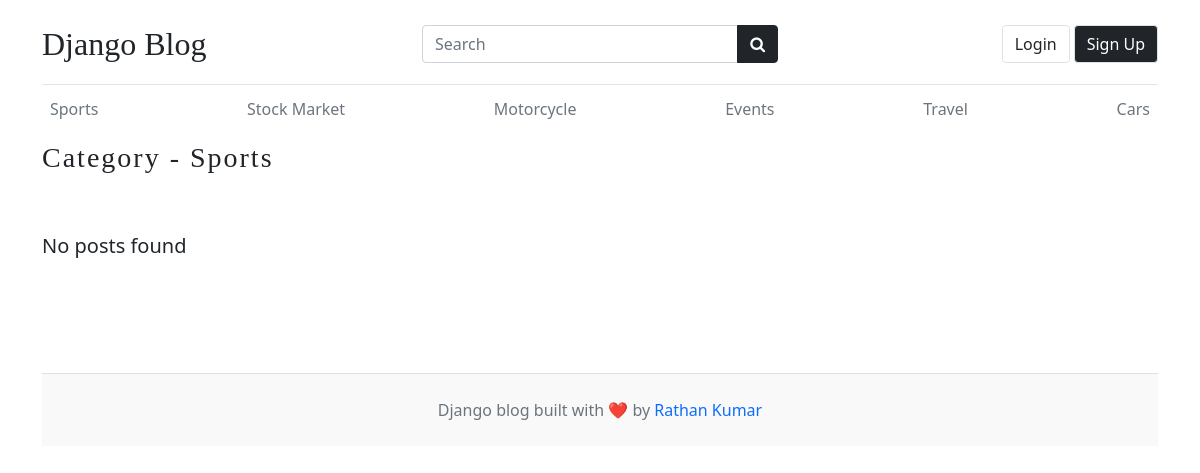
Page /category/1/ on the committed database.
### blogs/models.py (models this page shows)
class Category(models.Model):
    category_name = models.CharField(max_length=50, unique= True)
    created_at = models.DateTimeField(auto_now_add=True)
    updated_at = models.DateTimeField(auto_now=True)
    def __str__(self) -> str:
        return self.category_name
    class Meta:
        verbose_name_plural = 'Categories'

### blogs/views.py (the view)
def posts_by_category(request,category_id):
    posts = Blog.objects.filter(status='Published',category=category_id)
    category = Category.objects.get(id=category_id)
    context={
        'category':category,
        'posts':posts,
    }
    return render(request,'post_by_category.html',context)

### blogs/context_processors.py (called while the page is built)
def get_categories(request):
    categories = Category.objects.all()
    return dict(categories=categories)

def get_socials(request):
    socials = Socials.objects.all()
    return dict(socials=socials)

### templates/post_by_category.html
{% extends "base.html" %}
{% load static %}
  {% block content %}
      <h3 class="text-upppercase text-dark" style="letter-spacing: 2px;">Category - {{category}} </h3>
      <div class="row mb-2">
          {% if posts %}
            {% for post in posts %}
                <div class="col-md-6">
                    <div class="card border-0">
                        <div class="card-body">
                            <h3><a href="{%url 'blogs' post.slug%}" class="text-dark">{{post.title}}</a></h3>
                            <small class="mb-1 text-muted">{{post.created_at| timesince}} ago | {{post.author.first_name}} {{post.author.last_name}}</small>
                            {% comment %} {{ post.datetime|date:"jS F Y" }}  # => 1st January 2022 {% endcomment %}
                            <p class="card-text">
                            {{post.short_description | truncatewords:20}}
                            </p>
                        </div>
                    </div>
                </div>
              {% endfor %}
            {% else %}
            <div class="col-md-2 my-5 lead">
              <p>No posts found</p>
            </div>
          {% endif %}
      </div>
  {% endblock content %}

### templates/base.html (shortened to what this page needs)
{% load static %}
<!DOCTYPE html>
<html lang="en">
    <head>
        <link href="https://cdn.jsdelivr.net/npm/bootstrap@5.0.2/dist/css/bootstrap.min.css" rel="stylesheet">
        <link rel="stylesheet" href="https://cdnjs.cloudflare.com/ajax/libs/font-awesome/4.7.0/css/font-awesome.min.css">
        <link type='text/css' href="{% static 'css/blog.css' %}" rel="stylesheet" />
    </head>
    <body>
        {% if hide_nav %}
        {% else %}
        <div class="container">
            <header class="blog-header py-3">
                <nav>
                    <div class="row flex-nowrap justify-content-between align-items-center">
                        <div class="col-12 col-md-4 pt-1">
                            <a class="blog-header-logo text-dark text-decoration-none  fs-2" href="/">Django Blog</a>
                        </div>
                        <div class="col-12 col-md-4  pt-1">
                            <form action="{%url 'search' %}" method="GET">
                                <div class="input-group">
                                    <input class="form-control" type="text" placeholder="Search" value="{{keyword}}" name="keyword" aria-label="Search"/>
                                    <button class="btn btn-dark" id="button-search" type="submit">
                                        <i class="fa fa-search"></i>
                                    </button>
                                </div>
                            </form>
                        </div>
                        <div class="col-12 col-md-4 pt-1 d-flex">
                            {% if user.is_authenticated%}
                            <ul class="navbar-nav ms-auto gap-2 d-flex">
                                {% comment %} {% if user.is_superuser%}
                                    <span class="text-sm text-muted UserProf">Welcome, {{user.username.capitalize}}</span>
                                {% else %}
                                {% endif %}
                                {% endcomment %}
                                <ul class="navbar-nav ms-auto d-flex flex-row gap-1">
                                    <li class="nav-item">
                                        <span class="text-sm text-muted UserProf">Welcome, {{user.first_name.capitalize}}</span> &nbsp;
                                        <button type="button" id="login-btn" class="btn btn-outline-primary fw-normal btn-md lead border" onclick="location.href='{%url 'dashboard'%}'">
                                            Dashboard
                                        </button>
                                    </li>
                                    <li class="nav-item">
                                        <button type="button" id="login-btn" class="btn btn-danger fw-normal btn-md lead border" onclick="location.href='{%url 'logout'%}'">
                                            Logout
                                        </button>
                                    </li>
                                </ul>
                                {% else %}
                                <ul class="navbar-nav ms-auto d-flex flex-row gap-1">
                                    <li class="nav-item">
                                        <a href="{% url 'login' %}" class="btn btn-md border lead">Login</a>
                                    </li>
                                    <li class="nav-item">
                                        <a href="{% url 'register' %}" class="btn btn-md btn-dark border lead">Sign Up</a>
                                    </li>
                                </ul>
                            {% endif %}
                        </div>
                    </div>
                </nav>
            </header>
        {% endif %}
        {% if hide_category %}
        {% else %}
            <div class="nav-scroller py-1 mb-2">
                <nav class="nav d-flex justify-content-between overflow-auto">
                    {% for category in categories %}
                        <a class="p-2 text-muted text-decoration-none" href="{%url 'posts_by_category' category.id%}">{{category}}</a>
                    {% endfor %}
                </nav>
            </div>
        {% endif %}
        {% block content %}{% endblock content %}
        {% if hide_footer %}
        {% else %}
            <footer class="blog-footer py-4 mt-5 text-center text-muted border-top">
                <div class="container">
                    <p class="mb-0">Django blog built with ❤️ by <a href="#" class="text-decoration-none">Rathan Kumar</a></p>
                </div>
            </footer>
        {% endif %}
    </body>
</html>

### my_blog/static/css/blog.css (style rules this page uses)
.blog-header { border-bottom: 1px solid #e5e5e5; }
.blog-header-logo { font-family: "Playfair Display", Georgia, "Times New Roman", serif; font-size: 2.25rem; }
h1, h2, h3, h4, h5, h6 { font-family: "Playfair Display", Georgia, "Times New Roman", serif; }
.blog-footer { padding: 2.5rem 0; color: #727272; text-align: center; background-color: #f9f9f9; border-top: .05rem solid #e5e5e5; }
.blog-footer p:last-child { margin-bottom: 0; }

### rows in the picture
Category: category_name "Sports"
Category: category_name "Stock Market"
Category: category_name "Motorcycle"
Category: category_name "Events"
Category: category_name "Travel"
Category: category_name "Cars"
